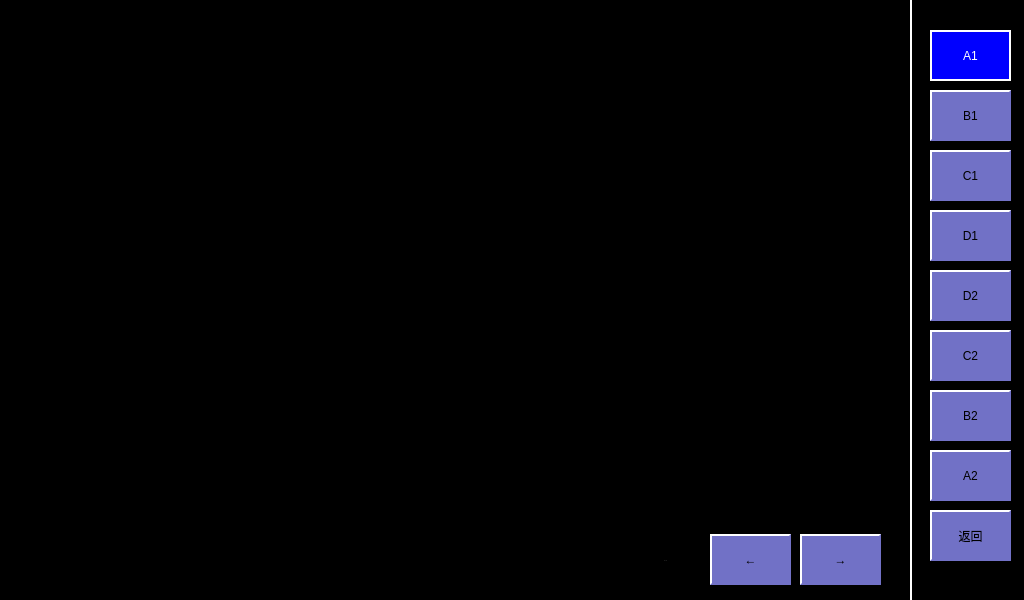
<?xml version="1.0" encoding="UTF-8"?>
<ui version="4.0">
 <class>DigtalIoA1</class>
 <widget class="QWidget" name="DigtalIoA1">
  <property name="geometry">
   <rect>
    <x>0</x>
    <y>0</y>
    <width>1024</width>
    <height>600</height>
   </rect>
  </property>
  <property name="windowTitle">
   <string>Form</string>
  </property>
  <property name="styleSheet">
   <string notr="true">QLabel
{
	color: white;
	border: 2px groove, gray;
    border-color: gray;
	font: 18px, &quot;微软雅黑&quot;;
}

QWidget
{
	background-color: black;
}

QPushButton
{
	font: 18px, &quot;微软雅黑&quot;;
    color: black;
	background-color: rgb(113, 113, 198);
	border:1px solid white;
}</string>
  </property>
  <widget class="QPushButton" name="btnD1">
   <property name="geometry">
    <rect>
     <x>930</x>
     <y>210</y>
     <width>81</width>
     <height>51</height>
    </rect>
   </property>
   <property name="styleSheet">
    <string notr="true">QPushButton
{
	font: 18px, &quot;微软雅黑&quot;;
    color: black;
	background-color: rgb(113, 113, 198);
	border:2px solid white; 
    border-right-color: rgb(113, 113, 198); 
    border-bottom-color: rgb(113, 113, 198);
}</string>
   </property>
   <property name="text">
    <string>D1</string>
   </property>
  </widget>
  <widget class="QPushButton" name="btnC2">
   <property name="geometry">
    <rect>
     <x>930</x>
     <y>330</y>
     <width>81</width>
     <height>51</height>
    </rect>
   </property>
   <property name="styleSheet">
    <string notr="true">QPushButton
{
	font: 18px, &quot;微软雅黑&quot;;
    color: black;
	background-color: rgb(113, 113, 198);
	border:2px solid white; 
    border-right-color: rgb(113, 113, 198); 
    border-bottom-color: rgb(113, 113, 198);
}</string>
   </property>
   <property name="text">
    <string>C2</string>
   </property>
  </widget>
  <widget class="QPushButton" name="btnDown">
   <property name="geometry">
    <rect>
     <x>800</x>
     <y>534</y>
     <width>81</width>
     <height>51</height>
    </rect>
   </property>
   <property name="styleSheet">
    <string notr="true">QPushButton
{
	font: 40px, &quot;微软雅黑&quot;;
    color: black;
	background-color: rgb(113, 113, 198);
	border:2px solid white; 
    border-right-color: rgb(113, 113, 198); 
    border-bottom-color: rgb(113, 113, 198);
}

QPushButton:disabled
{
	font: 40px, &quot;微软雅黑&quot;;
    color: white;
	background-color: rgb(113, 113, 198);
	border:2px solid white; 
    border-right-color: rgb(113, 113, 198); 
    border-bottom-color: rgb(113, 113, 198);
}

QPushButton:pressed
{
	font: 40px, &quot;微软雅黑&quot;;
    color: white;
	background-color: rgb(0, 0, 255); 
	border:2px solid white; 
	border-left-color: qlineargradient(x1: 0, y1: 0, x2: 1, y2: 0, 
                        stop: 0 gray, stop: 1 black); 			border-top-color: qlineargradient(x1: 0, y1: 0, x2: 0, 										y2: 1, stop: 0 gray, stop: 1 black);
  border-right-color: white; border-bottom-color: white;
}</string>
   </property>
   <property name="text">
    <string>→</string>
   </property>
  </widget>
  <widget class="QPushButton" name="btnA1">
   <property name="geometry">
    <rect>
     <x>930</x>
     <y>30</y>
     <width>81</width>
     <height>51</height>
    </rect>
   </property>
   <property name="styleSheet">
    <string notr="true">QPushButton
{
	font: 18px, &quot;微软雅黑&quot;;
    color: white;
	background-color: rgb(0, 0, 255); 
	border:2px solid white; 
	border-left-color: qlineargradient(x1: 0, y1: 0, x2: 1, y2: 0, 
                        stop: 0 gray, stop: 1 black); 			border-top-color: qlineargradient(x1: 0, y1: 0, x2: 0, 										y2: 1, stop: 0 gray, stop: 1 black);
  border-right-color: white; border-bottom-color: white;
}</string>
   </property>
   <property name="text">
    <string>A1</string>
   </property>
  </widget>
  <widget class="QPushButton" name="btnA2">
   <property name="geometry">
    <rect>
     <x>930</x>
     <y>450</y>
     <width>81</width>
     <height>51</height>
    </rect>
   </property>
   <property name="styleSheet">
    <string notr="true">QPushButton
{
	font: 18px, &quot;微软雅黑&quot;;
    color: black;
	background-color: rgb(113, 113, 198);
	border:2px solid white; 
    border-right-color: rgb(113, 113, 198); 
    border-bottom-color: rgb(113, 113, 198);
}</string>
   </property>
   <property name="text">
    <string>A2</string>
   </property>
  </widget>
  <widget class="QPushButton" name="btnUp">
   <property name="geometry">
    <rect>
     <x>710</x>
     <y>534</y>
     <width>81</width>
     <height>51</height>
    </rect>
   </property>
   <property name="styleSheet">
    <string notr="true">QPushButton
{
	font: 40px, &quot;微软雅黑&quot;;
    color: black;
	background-color: rgb(113, 113, 198);
	border:2px solid white; 
    border-right-color: rgb(113, 113, 198); 
    border-bottom-color: rgb(113, 113, 198);
}

QPushButton:disabled
{
	font: 40px, &quot;微软雅黑&quot;;
    color: white;
	background-color: rgb(113, 113, 198);
	border:2px solid white; 
    border-right-color: rgb(113, 113, 198); 
    border-bottom-color: rgb(113, 113, 198);
}

QPushButton:pressed
{
	font: 40px, &quot;微软雅黑&quot;;
    color: white;
	background-color: rgb(0, 0, 255); 
	border:2px solid white; 
	border-left-color: qlineargradient(x1: 0, y1: 0, x2: 1, y2: 0, 
                        stop: 0 gray, stop: 1 black); 			border-top-color: qlineargradient(x1: 0, y1: 0, x2: 0, 										y2: 1, stop: 0 gray, stop: 1 black);
  border-right-color: white; border-bottom-color: white;
}</string>
   </property>
   <property name="text">
    <string>←</string>
   </property>
  </widget>
  <widget class="QPushButton" name="btnB2">
   <property name="geometry">
    <rect>
     <x>930</x>
     <y>390</y>
     <width>81</width>
     <height>51</height>
    </rect>
   </property>
   <property name="styleSheet">
    <string notr="true">QPushButton
{
	font: 18px, &quot;微软雅黑&quot;;
    color: black;
	background-color: rgb(113, 113, 198);
	border:2px solid white; 
    border-right-color: rgb(113, 113, 198); 
    border-bottom-color: rgb(113, 113, 198);
}</string>
   </property>
   <property name="text">
    <string>B2</string>
   </property>
  </widget>
  <widget class="QPushButton" name="btnC1">
   <property name="geometry">
    <rect>
     <x>930</x>
     <y>150</y>
     <width>81</width>
     <height>51</height>
    </rect>
   </property>
   <property name="styleSheet">
    <string notr="true">QPushButton
{
	font: 18px, &quot;微软雅黑&quot;;
    color: black;
	background-color: rgb(113, 113, 198);
	border:2px solid white; 
    border-right-color: rgb(113, 113, 198); 
    border-bottom-color: rgb(113, 113, 198);
}</string>
   </property>
   <property name="text">
    <string>C1</string>
   </property>
  </widget>
  <widget class="QPushButton" name="btnBack">
   <property name="geometry">
    <rect>
     <x>930</x>
     <y>510</y>
     <width>81</width>
     <height>51</height>
    </rect>
   </property>
   <property name="styleSheet">
    <string notr="true">QPushButton
{
	font: 18px, &quot;微软雅黑&quot;;
    color: black;
	background-color: rgb(113, 113, 198);
	border:2px solid white; 
    border-right-color: rgb(113, 113, 198); 
    border-bottom-color: rgb(113, 113, 198);
}

QPushButton:disabled
{
	font: 18px, &quot;微软雅黑&quot;;
    color: white;
	background-color: rgb(113, 113, 198);
	border:2px solid white; 
    border-right-color: rgb(113, 113, 198); 
    border-bottom-color: rgb(113, 113, 198);
}

QPushButton:pressed
{
	font: 18px, &quot;微软雅黑&quot;;
    color: white;
	background-color: rgb(0, 0, 255); 
	border:2px solid white; 
	border-left-color: qlineargradient(x1: 0, y1: 0, x2: 1, y2: 0, 
                        stop: 0 gray, stop: 1 black); 			border-top-color: qlineargradient(x1: 0, y1: 0, x2: 0, 										y2: 1, stop: 0 gray, stop: 1 black);
  border-right-color: white; border-bottom-color: white;
}</string>
   </property>
   <property name="text">
    <string>返回</string>
   </property>
  </widget>
  <widget class="QPushButton" name="btnD2">
   <property name="geometry">
    <rect>
     <x>930</x>
     <y>270</y>
     <width>81</width>
     <height>51</height>
    </rect>
   </property>
   <property name="styleSheet">
    <string notr="true">QPushButton
{
	font: 18px, &quot;微软雅黑&quot;;
    color: black;
	background-color: rgb(113, 113, 198);
	border:2px solid white; 
    border-right-color: rgb(113, 113, 198); 
    border-bottom-color: rgb(113, 113, 198);
}</string>
   </property>
   <property name="text">
    <string>D2</string>
   </property>
  </widget>
  <widget class="QPushButton" name="btnB1">
   <property name="geometry">
    <rect>
     <x>930</x>
     <y>90</y>
     <width>81</width>
     <height>51</height>
    </rect>
   </property>
   <property name="styleSheet">
    <string notr="true">QPushButton
{
	font: 18px, &quot;微软雅黑&quot;;
    color: black;
	background-color: rgb(113, 113, 198);
	border:2px solid white; 
    border-right-color: rgb(113, 113, 198); 
    border-bottom-color: rgb(113, 113, 198);
}</string>
   </property>
   <property name="text">
    <string>B1</string>
   </property>
  </widget>
  <widget class="QLabel" name="lblPage">
   <property name="geometry">
    <rect>
     <x>630</x>
     <y>540</y>
     <width>71</width>
     <height>41</height>
    </rect>
   </property>
   <property name="font">
    <font>
     <family>,微软雅黑</family>
     <pointsize>-1</pointsize>
     <weight>50</weight>
     <italic>false</italic>
     <bold>false</bold>
    </font>
   </property>
   <property name="layoutDirection">
    <enum>Qt::LeftToRight</enum>
   </property>
   <property name="styleSheet">
    <string notr="true">	border: 0px;</string>
   </property>
   <property name="text">
    <string>1 / 1</string>
   </property>
   <property name="alignment">
    <set>Qt::AlignCenter</set>
   </property>
  </widget>
  <widget class="QLabel" name="label_107">
   <property name="geometry">
    <rect>
     <x>910</x>
     <y>0</y>
     <width>2</width>
     <height>600</height>
    </rect>
   </property>
   <property name="styleSheet">
    <string notr="true">border: 0px;
background-color: white;</string>
   </property>
   <property name="text">
    <string/>
   </property>
   <property name="alignment">
    <set>Qt::AlignCenter</set>
   </property>
  </widget>
 </widget>
 <resources/>
 <connections/>
</ui>
